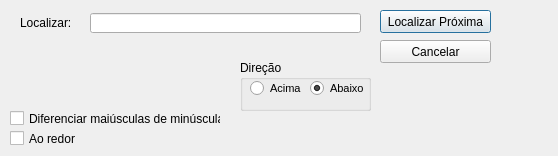
<?xml version="1.0" encoding="UTF-8"?>
<ui version="4.0">
 <class>localizar</class>
 <widget class="QMainWindow" name="localizar">
  <property name="geometry">
   <rect>
    <x>0</x>
    <y>0</y>
    <width>558</width>
    <height>156</height>
   </rect>
  </property>
  <property name="windowTitle">
   <string>Localizar</string>
  </property>
  <widget class="QWidget" name="centralwidget">
   <widget class="QLabel" name="label">
    <property name="geometry">
     <rect>
      <x>20</x>
      <y>15</y>
      <width>51</width>
      <height>16</height>
     </rect>
    </property>
    <property name="font">
     <font>
      <pointsize>9</pointsize>
     </font>
    </property>
    <property name="text">
     <string>Localizar:</string>
    </property>
   </widget>
   <widget class="QLineEdit" name="word">
    <property name="geometry">
     <rect>
      <x>90</x>
      <y>13</y>
      <width>271</width>
      <height>20</height>
     </rect>
    </property>
   </widget>
   <widget class="QPushButton" name="buscar">
    <property name="geometry">
     <rect>
      <x>380</x>
      <y>10</y>
      <width>111</width>
      <height>23</height>
     </rect>
    </property>
    <property name="text">
     <string>Localizar Próxima</string>
    </property>
    <property name="autoDefault">
     <bool>false</bool>
    </property>
    <property name="default">
     <bool>true</bool>
    </property>
   </widget>
   <widget class="QPushButton" name="cancelar">
    <property name="geometry">
     <rect>
      <x>380</x>
      <y>40</y>
      <width>111</width>
      <height>23</height>
     </rect>
    </property>
    <property name="text">
     <string>Cancelar</string>
    </property>
   </widget>
   <widget class="QGroupBox" name="groupBox">
    <property name="geometry">
     <rect>
      <x>240</x>
      <y>60</y>
      <width>131</width>
      <height>51</height>
     </rect>
    </property>
    <property name="font">
     <font>
      <pointsize>9</pointsize>
     </font>
    </property>
    <property name="title">
     <string>Direção</string>
    </property>
    <widget class="QRadioButton" name="up">
     <property name="geometry">
      <rect>
       <x>10</x>
       <y>20</y>
       <width>82</width>
       <height>17</height>
      </rect>
     </property>
     <property name="font">
      <font>
       <pointsize>8</pointsize>
      </font>
     </property>
     <property name="text">
      <string>Acima</string>
     </property>
    </widget>
    <widget class="QRadioButton" name="down">
     <property name="geometry">
      <rect>
       <x>70</x>
       <y>20</y>
       <width>82</width>
       <height>17</height>
      </rect>
     </property>
     <property name="font">
      <font>
       <pointsize>8</pointsize>
      </font>
     </property>
     <property name="text">
      <string>Abaixo</string>
     </property>
     <property name="checked">
      <bool>true</bool>
     </property>
    </widget>
   </widget>
   <widget class="QCheckBox" name="checkBox">
    <property name="geometry">
     <rect>
      <x>10</x>
      <y>110</y>
      <width>211</width>
      <height>17</height>
     </rect>
    </property>
    <property name="text">
     <string>Diferenciar maiúsculas de minúsculas</string>
    </property>
   </widget>
   <widget class="QCheckBox" name="around">
    <property name="geometry">
     <rect>
      <x>10</x>
      <y>130</y>
      <width>70</width>
      <height>17</height>
     </rect>
    </property>
    <property name="text">
     <string>Ao redor</string>
    </property>
   </widget>
  </widget>
 </widget>
 <resources/>
 <connections/>
</ui>
